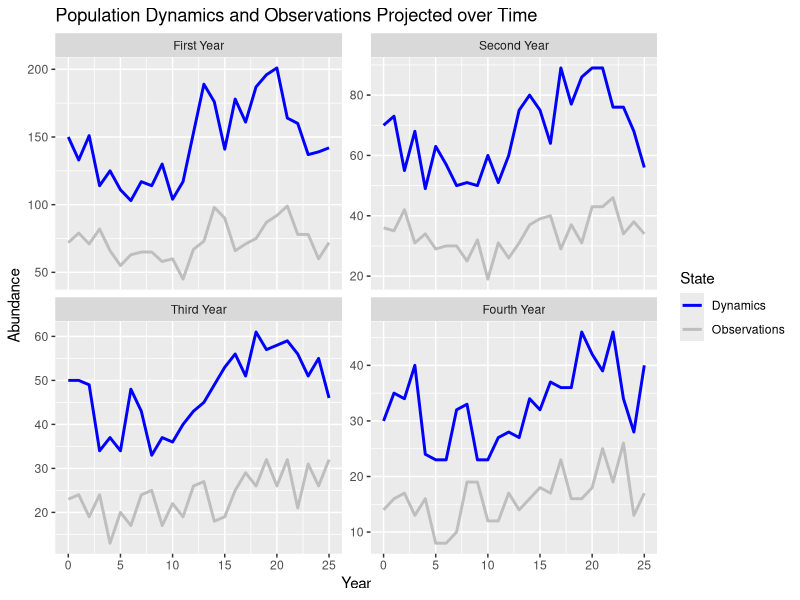

The R script that drew this image:
# Load relevant libraries
library(tidyverse)

# Set seed for reproducibility
set.seed(576711)

# a)

# See written report

# b)

# Write an R script to simulate dynamics from this model.
# we do this in a function.

# INPUT : 
# n0 = initial populations
# phi = survival probabilities
# rho = reproduction rates
# p = probability of detection
# nyears = number of years over which population is projected
# PROCESS : 
# calculate the stochastic population dynamics and observations for each year
# OUTPUT :
# y = array of observations for each year, across all age classes
# n = array of abundances for each year, across all age classes

BAS_stoch <- function(n0, phi, rho, p, nyears) {
  
  # initialise
  
  # matrix of all abundances, each column is a year, row is age class
  n <- matrix(data = NA, nrow = length(n0), ncol = (nyears+1))
  
  # matrix of all observations
  y <- n #replicate n
  
  # initial abundance
  # let the first set of abundances (at t = 0) be the initial population size
  n[,1] <- n0
  
  # initial observation
  # ASSUMPTION: binomial distribution as constant probability of detection (see Newman)
  y[1,1] <- rbinom(n = 1, size = n[1,1], prob = p)
  y[2,1] <- rbinom(n = 1, size = n[2,1], prob = p)
  y[3,1] <- rbinom(n = 1, size = n[3,1], prob = p)
  y[4,1] <- rbinom(n = 1, size = n[4,1], prob = p)
  
  # loop over all (other) years
  for (i in 2:(nyears+1)) {
    
    # calculate stochastic sub-processes for BAS model
    
    # Survival process
    u_1s1t <- rbinom(n = 1, size = n[1,i-1], prob = phi[1])
    u_1s2t <- rbinom(n = 1, size = n[2,i-1], prob = phi[2])
    u_1s3t <- rbinom(n = 1, size = n[3,i-1], prob = phi[3])
    u_1s4t <- 0
    
    # Ageing process
    u_2a1t <- 0
    u_2a2t <- u_1s1t
    u_2a3t <- u_1s2t
    u_2a4t <- u_1s3t + u_1s4t
    
    # Reproduction/Birth process
    u_3b1t <- rpois(n = 1, lambda = rho[1] * u_2a2t) + 
              rpois(n = 1, lambda = rho[2] * u_2a3t)
    u_3b2t <- u_2a2t
    u_3b3t <- u_2a3t
    u_3b4t <- u_2a4t
    
    # new abundances
    n[,i] <- c(u_3b1t, u_3b2t, u_3b3t, u_3b4t)
    
    # new observations
    y[1,i] <- rbinom(n = 1, size = n[1,i-1], prob = p)
    y[2,i] <- rbinom(n = 1, size = n[2,i-1], prob = p)
    y[3,i] <- rbinom(n = 1, size = n[3,i-1], prob = p)
    y[4,i] <- rbinom(n = 1, size = n[4,i-1], prob = p)
  }
  
  # return
  return(list(n=n,y=y))
  
}

# parameters from specification
phi <- c(0.45, 0.7, 0.7)
rho <- c(0.9, 1.9)
p <- 0.5
n0 <- c(150, 70, 50, 30)

# c)

# Simulate 25 years of age-specific population dynamics and observations and 
# produce an informative visualisation of the data.

# specify how many years to project over
nyears <- 25

# run function for 25 years
BAS_proj <- BAS_stoch(n0 = n0, phi = phi, rho = rho, p = p, nyears = nyears)

# visualise the data using a faceted ggplot.

# convert both outputs to dataframes
proj_n_df <- as.data.frame( cbind(0:nyears, t(BAS_proj$n), 
                    rep(2,(nyears+1))) )
proj_y_df <- as.data.frame( cbind(0:nyears, t(BAS_proj$y), 
                    rep(1,(nyears+1))) )
# rename
colnames(proj_n_df) <- c("Year", "First Year", "Second Year", "Third Year", 
                         "Fourth Year", "State")
colnames(proj_y_df) <- c("Year", "First Year", "Second Year", "Third Year", 
                         "Fourth Year", "State")
# pivot longer
proj_n_df_long <- pivot_longer(data = proj_n_df, 
                               cols = c("First Year", "Second Year", 
                                        "Third Year", "Fourth Year"))
proj_y_df_long <- pivot_longer(data = proj_y_df, 
                               cols = c("First Year",  "Second Year", 
                                        "Third Year", "Fourth Year"))
proj_df_long <- rbind(proj_n_df_long, proj_y_df_long)
colnames(proj_df_long) <- c("Year", "State", "Age Class", "Abundance")

# change variable types
proj_df_long$State <- as.factor(proj_df_long$State)
proj_df_long$`Age Class` <- as.factor(proj_df_long$`Age Class`)

# Can now easily use faceted ggplot
plot_BAS <- ggplot(data = proj_df_long, aes(x = Year, y = Abundance)) + 
  geom_line(aes(colour = State), size = 1) +
  scale_colour_manual("State", breaks = c(2, 1),
                      values = c("blue", "grey"), 
                      labels = c("Dynamics","Observations")) +
  facet_wrap(~factor(`Age Class`, levels = c("First Year", "Second Year", 
                                             "Third Year", "Fourth Year")), 
             scales = "free_y") +
  ylab("Abundance") +
  ggtitle("Population Dynamics and Observations Projected over Time")
plot_BAS


# # test
# for (i in 1:4) {
#   plot(0:nyears, BAS_proj$y[i,],ylab="Abundance",xlab="Years",
#        las=1, type="l", pch=16, col = "grey")
#   lines(0:nyears, BAS_proj$n[i,],ylab="Abundance",xlab="Years",
#         las=1, type="l", pch=16, col = "blue")
# }
